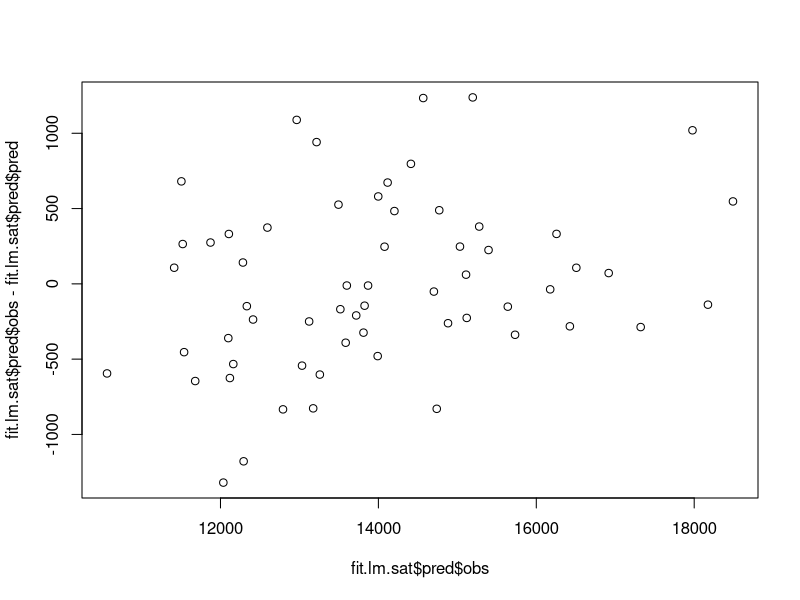

R code for this plot: (Note: this script raises an error after producing the figure.)
## ---- chunk 1
library(tidyverse)
library(caret)
library(pROC)
## ---- chunk 2
data("cars")
brand.names <- c("Buick", "Cadillac", "Chevy", "Pontiac", "Saab", "Saturn")
car.types <- c("coupe", "hatchback", "sedan", "wagon")

mycars <- cars %>%
  mutate(Brand = factor(case_when(
    Buick == 1 ~ "Buick",
    Cadillac == 1 ~ "Cadillac",
    Chevy == 1 ~ "Chevy",
    Pontiac == 1 ~ "Pontiac",
    Saab == 1 ~ "Saab",
    Saturn == 1 ~ "Saturn"))) %>%
  mutate(Type = factor(case_when(
    coupe == 1 ~ "coupe",
    hatchback == 1 ~ "hatchback",
    sedan == 1 ~ "sedan",
    wagon == 1 ~ "wagon",
    TRUE ~ "NA"))) %>%
  select(!contains(brand.names) & !contains(car.types))

sat <- mycars %>% 
  filter(Brand=="Saturn") %>%
  mutate(Type = fct_drop(Type))

sat <- subset(sat, select = -c(Brand, convertible))
## ---- chunk 3
#need to add minimize RMSE function
fit.lm.sat <-
  train(Price ~ ., 
        data=sat,
        method="lm",
        trControl=trainControl(method="repeatedcv", 
                               number=100, 
                               savePredictions="final",
                               classProbs=TRUE)
  )


#fit.lm.train$finalModel
plot(x=fit.lm.sat$pred$obs, y=fit.lm.sat$pred$obs-fit.lm.sat$pred$pred)
  
fit.lm.sat$results$RMSE
## ---- chunk 4
fit.svm.sat <-
  train(Price ~ ., 
        data=sat,
        method="svmRadialSigma",
        #maximize = ifelse(metric == "RMSE", FALSE, TRUE),
        trControl=trainControl(method="repeatedcv", 
                               number=100, 
                               repeats=10,
                               savePredictions="final"
                                )
  )

plot(fit.svm.sat)

fit.svm.sat$bestTune
min(fit.svm.sat$results$RMSE)
## ---- chunk 5
fit.neuralnet.sat <- 
  train(Price ~ Mileage + Type, 
        data=mycars, 
        method="neuralnet",
        trControl=trainControl(method="cv", 
                               number=5,
                               savePredictions="final"),
        preProcess=c("scale", "center"),
        tuneGrid=expand.grid(layer1=c(2, 5, 10), 
                             layer2=c(0), layer3=c(0)),
        threshold=0.3                
  )

plot(fit.neuralnet.sat)
